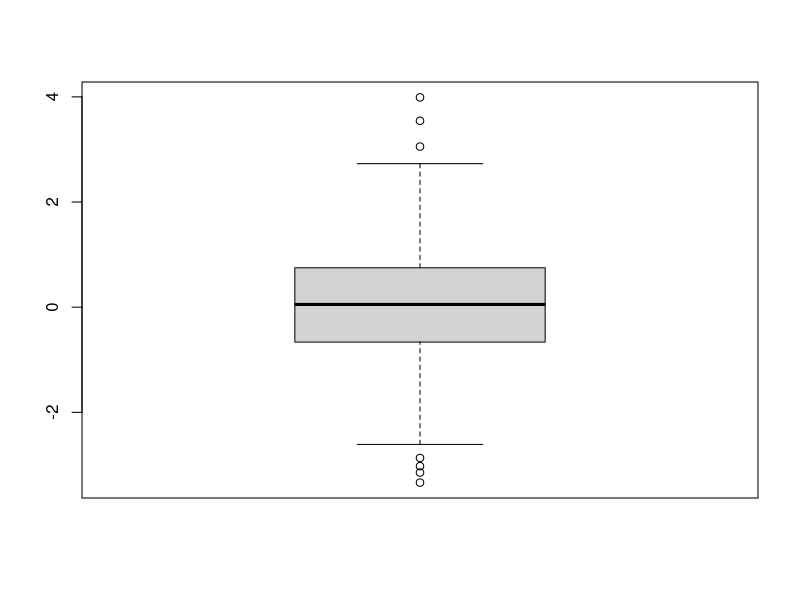
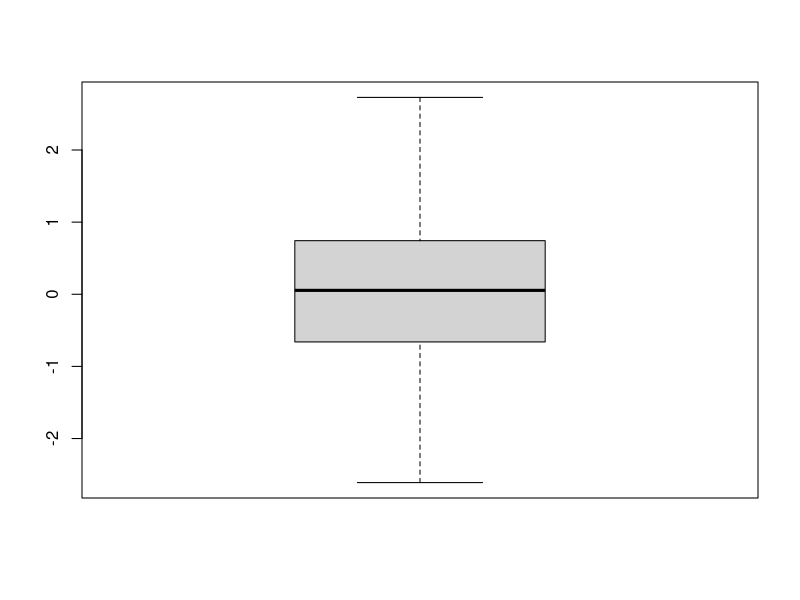

Write R code to recreate these figures, in order.
#1
NA.position <- function(x)
{
  is_na <- is.na(x)
  ret_v <- c()
  for(i in 1:(length(x)))
  {
    if(is_na[i])
    {
      ret_v <- c(ret_v,i)  
    }
    
  }
  return(ret_v)
}
my_vector <- c(1, 2, 3, NA, NA)
NA.position(my_vector)
#2
NA.counter <- function(x)
{
  is_na <- is.na(x)
  return(sum(replace(is_na, list = is_na, values = 1)))
}
NA.counter(my_vector)
#3
filtered.sum <- function(x)
{
  sum(ifelse(x < 0 | is.na(x), 0, x))
}
x <- c(1, -2, 3, NA, NA)
filtered.sum(x)
#4
outliers.rm <- function(x)
{
  iqr_loc <- IQR(x) * 1.5
  q <- quantile(x, probs = c(0.25, 0.75))
  x <- x[(x < iqr_loc + q[2]) & (x > q[1] - iqr_loc)]
  return(x)
}
x <- rnorm(1000)
boxplot(x)
x <- outliers.rm(x)
boxplot(x)
